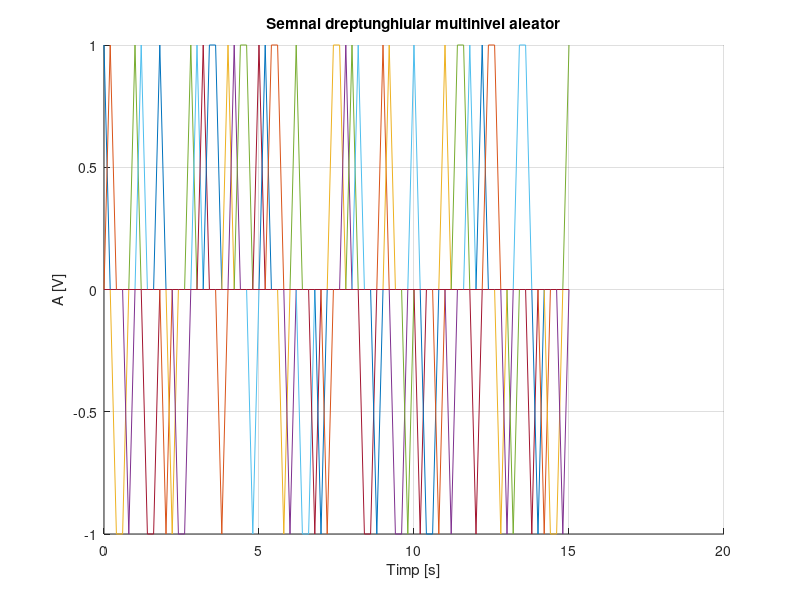

The MATLAB script that drew this image:
%Semnal dreptunghiular multinivel, aleator cu:
%Durata fiecarui nivel: 0,25 s;
%Nivelurile:
%a) {-1, 1}
%Rezolutie temporala 200ms
t=0:0.2:15;
niv = [ -1 1 ];
hold on
title('Semnal dreptunghiular multinivel aleator')
xlabel('Timp [s]')
ylabel('A [V]')
for n=0:0.25:40
y = datasample(niv, 1);
plot(t, y*rectpuls(t-n, 0.25))
end
grid 